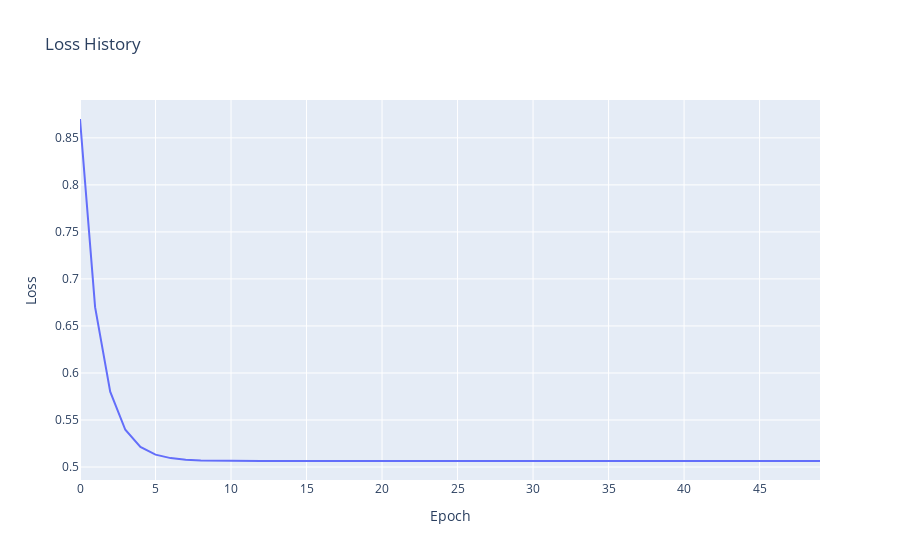

The notebook cell this image was saved under:
### Code cell
fig = go.Figure()
fig.add_trace(go.Scatter(y=history))
fig.update_layout(
    title="Loss History",
    xaxis_title="Epoch",
    yaxis_title="Loss"
)
fig.show()

### Figure 1 — Plotly figure (JSON) as saved in the notebook; plotly's stock layout.template omitted (floating-point values rounded to 4 significant figures)
{"data": [{"type": "scatter", "y": [0.87, 0.67, 0.5801, 0.5396, 0.5214, 0.5132, 0.5095, 0.5078, 0.5071, 0.5067, 0.5066, 0.5065, 0.5064, 0.5064, 0.5064, 0.5064, 0.5064, 0.5064, 0.5064, 0.5064, 0.5064, 0.5064, 0.5064, 0.5064, 0.5064, 0.5064, 0.5064, 0.5064, 0.5064, 0.5064, 0.5064, 0.5064, 0.5064, 0.5064, 0.5064, 0.5064, 0.5064, 0.5064, 0.5064, 0.5064, 0.5064, 0.5064, 0.5064, 0.5064, 0.5064, 0.5064, 0.5064, 0.5064, 0.5064, 0.5064]}], "layout": {"title": {"text": "Loss History"}, "xaxis": {"title": {"text": "Epoch"}}, "yaxis": {"title": {"text": "Loss"}}}}
